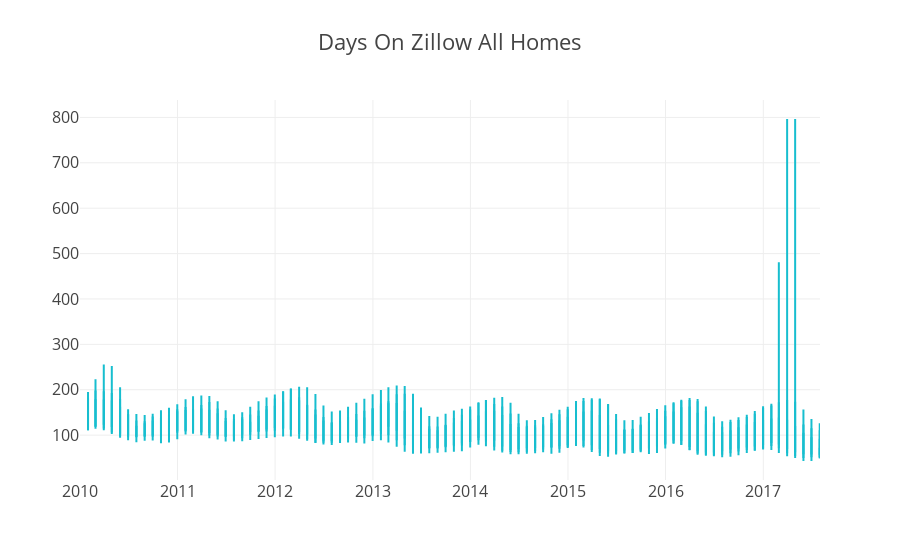

The cell this chart's notebook holds for it:
### Markdown cell above
Thier are 52 states in USA, the data avalible in most of states are identical. 
The NorthDakota,UnitedStates having least data entry.

### DaysOnZillow_AllHomes

### Code cell
data = [go.Scatter(x=state_ts['Date'],y = state_ts['DaysOnZillow_AllHomes'],line = dict(color = '#17BECF'))]
layout = {'title': 'Days On Zillow All Homes', 'font': dict(size=16),'xaxis':{'range':['2010-01-01','2017-08-01']}}
#fig = dict(data,layout)
py.iplot({'data':data,
         'layout': layout})

### Figure 1 — Plotly figure (JSON) as saved in the notebook; plotly's stock layout.template omitted (floating-point values rounded to 4 significant figures; data arrays with more than 128 entries replaced by an {"elided": "..."} marker saying what was removed)
{"data": [{"line": {"color": "#17BECF"}, "type": "scatter", "x": {"elided": "13026 str values"}, "y": {"elided": "13026 float values"}}], "layout": {"font": {"size": 16}, "title": "Days On Zillow All Homes", "xaxis": {"range": ["2010-01-01", "2017-08-01"]}}}
